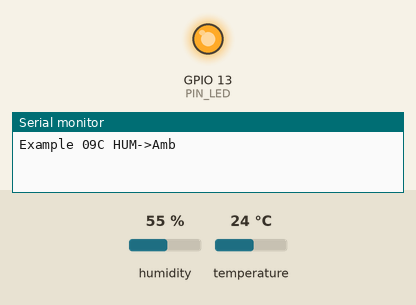
Recording of a sketch running on a simulated ESP8266 (NodeMCU). Shown: output pins drawn as LEDs (lit = HIGH), the last lines printed to the serial monitor. Wiring (inferred from the names in the program): HTU21/Si7021 sensor at I2C address 0x40. The test bench sets the inputs (shaded band); at power-on: humidity 55 %, temperature 24 °C. WiFi joins after 1.5 s; servers stay silent unless stated; uploads are accepted with an empty reply. At 2.1 s the program puts the board to deep sleep or switches it off; the recording ends there.

Above: at 0.1 s.
At 2.01 s:
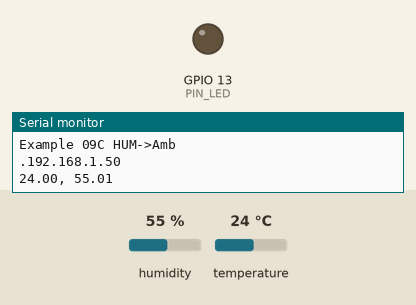
Timing chart, 0 to 2.1 s (numbered marks = the images above):
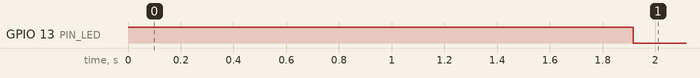

Measured:
- by itself, GPIO 13 (PIN_LED): HIGH → LOW at 1.9 s

The sketch:

example09c_hum_si7021.ino
```cpp
// (licence header left out)
#include <ESP8266WiFi.h>                    // ESP8266用ライブラリ
#include <WiFiUdp.h>                        // UDP通信を行うライブラリ
#include "Ambient.h"                        // Ambient用のライブラリの組み込み
#define PIN_LED 13                          // IO 13(5番ピン)にLEDを接続する
#define SSID "1234ABCD"                     // 無線LANアクセスポイントのSSID
#define PASS "password"                     // パスワード
#define AmbientChannelId 100                // チャネルID(整数)
#define AmbientWriteKey "0123456789abcdef"  // ライトキー(16桁の16進数)
#define SENDTO "192.168.0.255"              // 送信先のIPアドレス
#define PORT 1024                           // 送信のポート番号
#define SLEEP_P 29*60*1000000ul             // スリープ時間 29分(uint32_t)
#define DEVICE "humid_1,"                   // デバイス名(5文字+"_"+番号+",")
void sleep();
Ambient ambient;
WiFiClient client;

void setup(){                               // 起動時に一度だけ実行する関数
    int waiting=0;                          // アクセスポイント接続待ち用
    pinMode(PIN_LED,OUTPUT);                // LED用ポートを出力に
    digitalWrite(PIN_LED,HIGH);             // LEDの点灯
    si7021Setup();                          // 湿度センサの初期化
    Serial.begin(9600);                     // 動作確認のためのシリアル出力開始
    Serial.println("Example 09C HUM->Amb"); // 「Example 09」をシリアル出力表示
    WiFi.mode(WIFI_STA);                    // 無線LANをSTAモードに設定
    WiFi.begin(SSID,PASS);                  // 無線LANアクセスポイントへ接続
    while(WiFi.status() != WL_CONNECTED){   // 接続に成功するまで待つ
        delay(100);                         // 待ち時間処理
        waiting++;                          // 待ち時間カウンタを1加算する
        if(waiting%10==0)Serial.print('.'); // 進捗表示
        if(waiting > 300) sleep();          // 300回(30秒)を過ぎたらスリープ
    }
    Serial.println(WiFi.localIP());         // 本機のIPアドレスをシリアル出力
    ambient.begin(AmbientChannelId, AmbientWriteKey, &client);  // Ambient開始
}

void loop(){
    WiFiUDP udp;                            // UDP通信用のインスタンスを定義
    float temp,hum;                         // センサ用の浮動小数点数型変数
    char s[6];

    temp=getTemp();                         // 温度を取得して変数tempに代入
    hum =getHum();                          // 湿度を取得して変数humに代入
    if( temp>-100. && hum>=0.){             // 適切な値の時
        udp.beginPacket(SENDTO, PORT);      // UDP送信先を設定
        udp.print(DEVICE);                  // デバイス名を送信
        udp.print(temp,1);                  // 変数tempの値を送信
        Serial.print(temp,2);               // シリアル出力表示
        udp.print(", ");                    // 「,」カンマを送信
        Serial.print(", ");                 // シリアル出力表示
        udp.println(hum,1);                 // 変数humの値を送信
        Serial.println(hum,2);              // シリアル出力表示
        udp.endPacket();                    // UDP送信の終了(実際に送信する)
        /* クラウドへ */
        dtostrf(temp,-5,2,s);               // 温度を文字列に変換
        ambient.set(1,s);                   // Ambient(データ1)へ温度を送信
        dtostrf(hum,-5,2,s);                // 湿度を文字列に変換
        ambient.set(2,s);                   // Ambient(データ2)へ湿度を送信
        ambient.send();                     // Ambient送信の終了(実際に送信する)
    }
    sleep();
}

void sleep(){
    digitalWrite(PIN_LED,LOW);              // LEDの消灯
    delay(200);                             // 送信待ち時間
    ESP.deepSleep(SLEEP_P,WAKE_RF_DEFAULT); // スリープモードへ移行する
    while(1){                               // 繰り返し処理
        delay(100);                         // 100msの待ち時間処理
    }                                       // 繰り返し中にスリープへ移行
}
```

Ambient.cpp
```cpp
/*
 * ambient.h - Library for sending data to Ambient
 * Created by Takehiko Shimojima, April 21, 2016
 */
#include "Ambient.h"

//#define _DEBUG 1

#if AMBIENT_DEBUG
#define DBG(...) { Serial.print(__VA_ARGS__); }
#define ERR(...) { Serial.print(__VA_ARGS__); }
#else
#define DBG(...)
#define ERR(...)
#endif /* AMBIENT_DBG */

const char* AMBIENT_HOST = "54.65.206.59";
int AMBIENT_PORT = 80;
const char* AMBIENT_HOST_DEV = "192.168.0.8";
int AMBIENT_PORT_DEV = 4567;

const char * ambient_keys[] = {"\"d1\":\"", "\"d2\":\"", "\"d3\":\"", "\"d4\":\"", "\"d5\":\"", "\"d6\":\"", "\"d7\":\"", "\"d8\":\"", "\"lat\":\"", "\"lng\":\"", "\"created\":\""};

Ambient::Ambient() {
}

void
Ambient::begin(unsigned int channelId, const char * writeKey, WiFiClient * c, int dev) {
    this->channelId = channelId;

    if (sizeof(writeKey) > AMBIENT_WRITEKEY_SIZE) {
        ERR("writeKey length > AMBIENT_WRITEKEY_SIZE");
    }
    strcpy(this->writeKey, writeKey);

    if(NULL == c) {
        ERR("Socket Pointer is NULL, open a socket.");
    }
    this->client = c;
    this->dev = dev;
    if (dev) {
        strcpy(this->host, AMBIENT_HOST_DEV);
        this->port = AMBIENT_PORT_DEV;
    } else {
        strcpy(this->host, AMBIENT_HOST);
        this->port = AMBIENT_PORT;
    }
    for (int i = 0; i < AMBIENT_NUM_PARAMS; i++) {
        this->data[i].set = false;
    }
}

bool
Ambient::set(int field, char * data) {
    --field;
    if (field < 0 || field >= AMBIENT_NUM_PARAMS) {
        return false;
    }
    if (strlen(data) > AMBIENT_DATA_SIZE) {
        return false;
    }
    this->data[field].set = true;
    strcpy(this->data[field].item, data);

    return true;
}

bool
Ambient::clear(int field) {
    --field;
    if (field < 0 || field >= AMBIENT_NUM_PARAMS) {
        return false;
    }
    this->data[field].set = false;

    return true;
}

bool
Ambient::send() {

    int retry;
    for (retry = 0; retry < AMBIENT_MAX_RETRY; retry++) {
        int ret;
        ret = this->client->connect(this->host, this->port);
        if (ret) {
            break ;
        }
    }
    if(retry == AMBIENT_MAX_RETRY) {
        ERR("Could not connect socket to host\r\n");
        return false;
    }

    char str[360] = {0};
    char header[54] = {0};
    char host[32] = {0};
    char contentLen[28] = {0};
    const char *contentType = "Content-Type: application/json\r\n\r\n";
    char body[192] = {0};
    char inChar;

    strcat(body, "{\"writeKey\":\"");
    strcat(body, this->writeKey);
    strcat(body, "\",");

    for (int i = 0; i < AMBIENT_NUM_PARAMS; i++) {
        if (this->data[i].set) {
            strcat(body, ambient_keys[i]);
            strcat(body, this->data[i].item);
            strcat(body, "\",");
        }
    }
    body[strlen(body) - 1] = '\0';

    strcat(body, "}\r\n");

    sprintf(header, "POST /api/v2/channels/%d/data HTTP/1.1\r\n", this->channelId);
    if (this->port == 80) {
        sprintf(host, "Host: %s\r\n", this->host);
    } else {
        sprintf(host, "Host: %s:%d\r\n", this->host, this->port);
    }
    sprintf(contentLen, "Content-Length: %d\r\n", strlen(body));
    sprintf(str, "%s%s%s%s%s", header, host, contentLen, contentType, body);

    DBG("sending: ");
    DBG(strlen(str));
    DBG(" bytes\n");
    DBG(str);

    int ret;
    ret = this->client->print(str);
    delay(30);
    DBG(ret);
    DBG(" bytes sent\n\n");
    if (ret == 0) {
        ERR("send failed\n");
        return false;
    }

    while (this->client->available()) {
      inChar = this->client->read();
#if AMBIENT_DEBUG
      Serial.write(inChar);
#endif
    }

    this->client->stop();

    for (int i = 0; i < AMBIENT_NUM_PARAMS; i++) {
        this->data[i].set = false;
    }

    return true;
}
```

Ambient.h
```cpp
/*
 * ambient.h - Library for sending data to Ambient
 * Created by Takehiko Shimojima, April 21, 2016
 */
#ifndef Ambient_h
#define Ambient_h

#include "Arduino.h"
#include <ESP8266WiFi.h>

#define AMBIENT_WRITEKEY_SIZE 18
#define AMBIENT_MAX_RETRY 5
#define AMBIENT_DATA_SIZE 24
#define AMBIENT_NUM_PARAMS 11

class Ambient
{
public:

    Ambient(void);

    void begin(unsigned int channelId, const char * writeKey, WiFiClient * c, int dev = 0);
    bool set(int field, char * data);
    bool clear(int field);

    bool send();

private:

    WiFiClient * client;
    unsigned int channelId;
    char writeKey[AMBIENT_WRITEKEY_SIZE];
    int dev;
    char host[18];
    int port;

    struct {
        int set;
        char item[AMBIENT_DATA_SIZE];
    } data[AMBIENT_NUM_PARAMS];
};

#endif // Ambient_h
```

i2c_si7021.ino
```cpp
// (licence header left out)
#include <Wire.h>
#define I2C_si7021 0x40            // Si7021 の I2C アドレス

float _i2c_si7021_hum;

float getTemp(){
    int temp,hum;
    _i2c_si7021_hum=-999.;
    Wire.beginTransmission(I2C_si7021);
    Wire.write(0xF5);
    if(Wire.endTransmission()) return -999.;

    delay(30);                  // 15ms以上
    Wire.requestFrom(I2C_si7021,2);
    if(Wire.available()!=2) return -999.;
    hum = Wire.read();
    hum <<= 8;
    hum += Wire.read();

    delay(18);                  // 15ms以上
    Wire.beginTransmission(I2C_si7021);
    Wire.write(0xE0);
    if(Wire.endTransmission()) return -989.;

    delay(30);                  // 15ms以上
    Wire.requestFrom(I2C_si7021,2);
    if(Wire.available()!=2) return -999.;
    temp = Wire.read();
    temp <<= 8;
    temp += Wire.read();

    _i2c_si7021_hum = (float)hum / 65536. * 125. - 6.;
    return (float)temp / 65535. * 175.72 - 46.85;
}

float getHum(){
    return _i2c_si7021_hum;
}

void si7021Setup(){
    delay(2);                   // 1ms以上
    Wire.begin();               // I2Cインタフェースの使用を開始
    delay(18);                  // 15ms以上
    Wire.beginTransmission(I2C_si7021);
    Wire.write(0xE6);
    Wire.write(0x3A);
    Wire.endTransmission();
    delay(18);                  // 15ms以上
}
```
